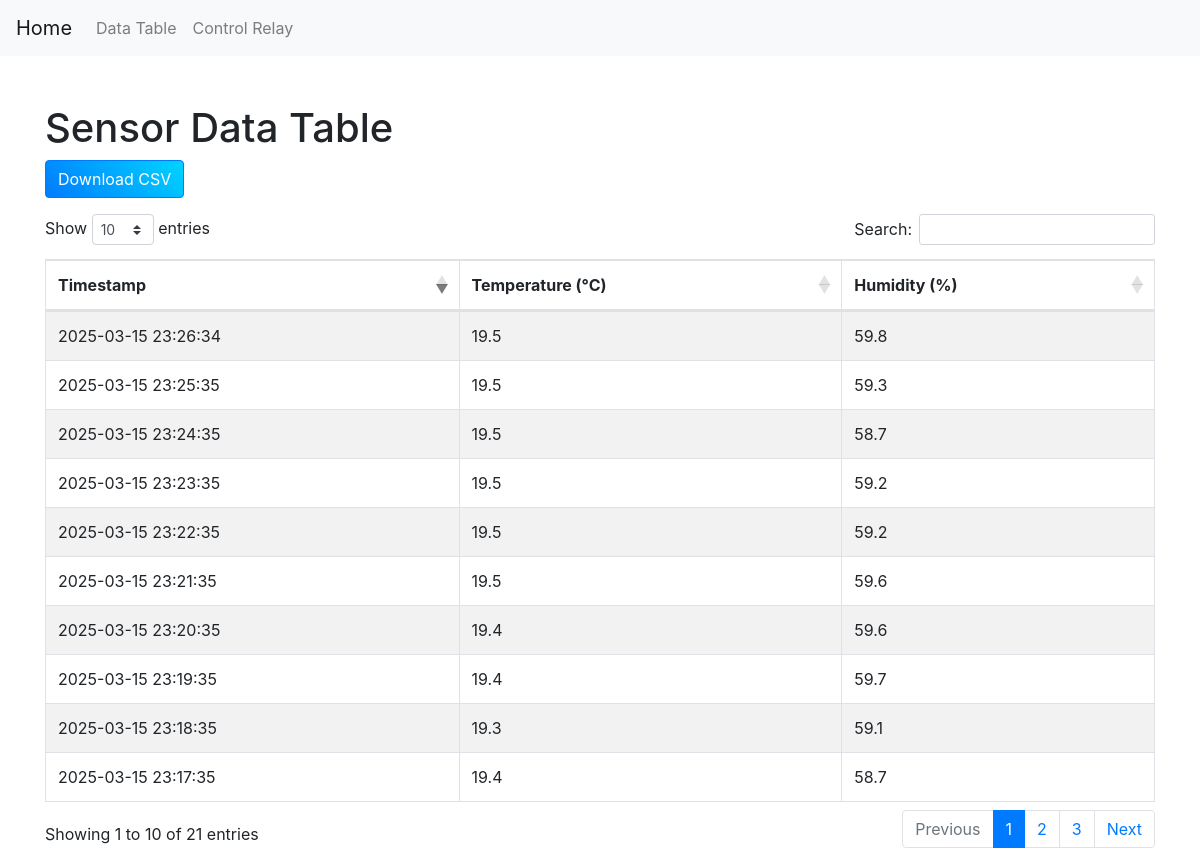
Screenshot of /data-table with the database file from the repository.
### database.py (models this page shows, shortened)
class SensorData(db.Model):
    id = db.Column(db.Integer, primary_key=True)
    temperature = db.Column(db.Float, nullable=False)
    humidity = db.Column(db.Float, nullable=False)
    timestamp = db.Column(db.DateTime, default=db.func.current_timestamp(), nullable=False)

### app.py (the view)
@app.route('/data-table')
def data_table():
    sensor_data = SensorData.query.order_by(SensorData.timestamp.desc()).all()
    critical_data = CriticalData.query.first()
    critical_value = critical_data.temperature if critical_data else float('inf')  # Set a default value if critical_data is None
    print(f"Critical Value: {critical_value}")
    for data in sensor_data:
        print(f"Timestamp: {data.timestamp}, Temperature: {data.temperature}, Critical: {data.temperature > critical_value}")
    return render_template('data_table.html', sensor_data=sensor_data, critical_value=critical_value)

### templates/data_table.html (shortened to what this page needs)
<!DOCTYPE html>
<html lang="en">
<head>
    <link rel="stylesheet" href="https://stackpath.bootstrapcdn.com/bootstrap/4.3.1/css/bootstrap.min.css">
    <link rel="stylesheet" href="https://cdn.datatables.net/1.10.21/css/dataTables.bootstrap4.min.css">
</head>
<body>
    <nav class="navbar navbar-expand-lg navbar-light bg-light">
        <a class="navbar-brand" href="/">Home</a>
        <div class="collapse navbar-collapse" id="navbarNav">
            <ul class="navbar-nav">
                <li class="nav-item">
                    <a class="nav-link" href="/data-table">Data Table</a>
                </li>
                <li class="nav-item">
                    <a class="nav-link" href="/control_relay">Control Relay</a>
                </li>
            </ul>
        </div>
    </nav>
    <div class="container mt-5">
        <h1>Sensor Data Table</h1>
        <a href="/download-csv" class="btn btn-primary mb-3" style="background-image:linear-gradient(45deg, #007bff, #00d4ff); color: white;">Download CSV</a>
        <table id="sensorTable" class="table table-striped table-bordered">
            <thead>
                <tr>
                    <th>Timestamp</th>
                    <th>Temperature (°C)</th>
                    <th>Humidity (%)</th>
                </tr>
            </thead>
            <tbody>
                {% for data in sensor_data %}
                <tr>
                    <td>{{ data.timestamp }}</td>
                    <td class="{% if data.temperature > 30 %}critical-temperature{% endif %}">{{ data.temperature }}</td>
                    <td class="{% if data.humidity > 60 %}critical-humidity{% endif %}">{{ data.humidity }}</td>
                </tr>
                {% endfor %}
            </tbody>
        </table>
    </div>
</body>
</html>

### rows the page displays
SensorData: timestamp "2025-03-15 23:26:34", temperature "19.5", humidity "59.8"
SensorData: timestamp "2025-03-15 23:25:35", temperature "19.5", humidity "59.3"
SensorData: timestamp "2025-03-15 23:24:35", temperature "19.5", humidity "58.7"
SensorData: timestamp "2025-03-15 23:23:35", temperature "19.5", humidity "59.2"
SensorData: timestamp "2025-03-15 23:22:35", temperature "19.5", humidity "59.2"
SensorData: timestamp "2025-03-15 23:21:35", temperature "19.5", humidity "59.6"
SensorData: timestamp "2025-03-15 23:20:35", temperature "19.4", humidity "59.6"
SensorData: timestamp "2025-03-15 23:19:35", temperature "19.4", humidity "59.7"
SensorData: timestamp "2025-03-15 23:18:35", temperature "19.3", humidity "59.1"
SensorData: timestamp "2025-03-15 23:17:35", temperature "19.4", humidity "58.7"
